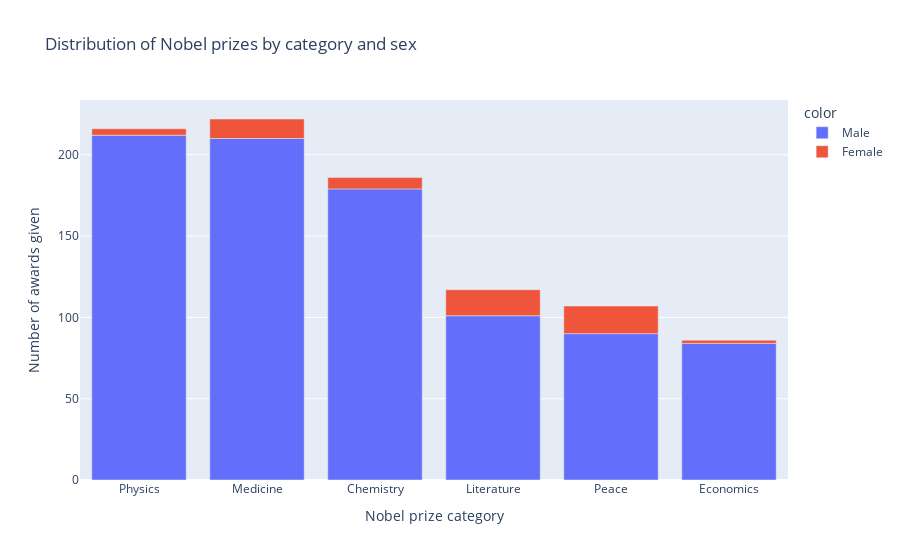

The code cell stored with this chart in its notebook:
### Code cell
fig = px.bar(x=group.category, y=group.prize, color=group.sex, title='Distribution of Nobel prizes by category and sex')
fig.update_layout(xaxis_title='Nobel prize category', yaxis_title='Number of awards given')
fig.show()

### Figure 1 — Plotly figure (JSON) as saved in the notebook; plotly's stock layout.template omitted (floating-point values rounded to 4 significant figures)
{"data": [{"alignmentgroup": "True", "hovertemplate": "color=Male<br>x=%{x}<br>y=%{y}<extra></extra>", "legendgroup": "Male", "marker": {"color": "#636efa"}, "name": "Male", "offsetgroup": "Male", "orientation": "v", "showlegend": true, "textposition": "auto", "type": "bar", "x": ["Physics", "Medicine", "Chemistry", "Literature", "Peace", "Economics"], "xaxis": "x", "y": [212, 210, 179, 101, 90, 84], "yaxis": "y"}, {"alignmentgroup": "True", "hovertemplate": "color=Female<br>x=%{x}<br>y=%{y}<extra></extra>", "legendgroup": "Female", "marker": {"color": "#EF553B"}, "name": "Female", "offsetgroup": "Female", "orientation": "v", "showlegend": true, "textposition": "auto", "type": "bar", "x": ["Peace", "Literature", "Medicine", "Chemistry", "Physics", "Economics"], "xaxis": "x", "y": [17, 16, 12, 7, 4, 2], "yaxis": "y"}], "layout": {"barmode": "relative", "legend": {"title": {"text": "color"}, "tracegroupgap": 0}, "title": {"text": "Distribution of Nobel prizes by category and sex"}, "xaxis": {"anchor": "y", "domain": [0, 1], "title": {"text": "Nobel prize category"}}, "yaxis": {"anchor": "x", "domain": [0, 1], "title": {"text": "Number of awards given"}}}}
